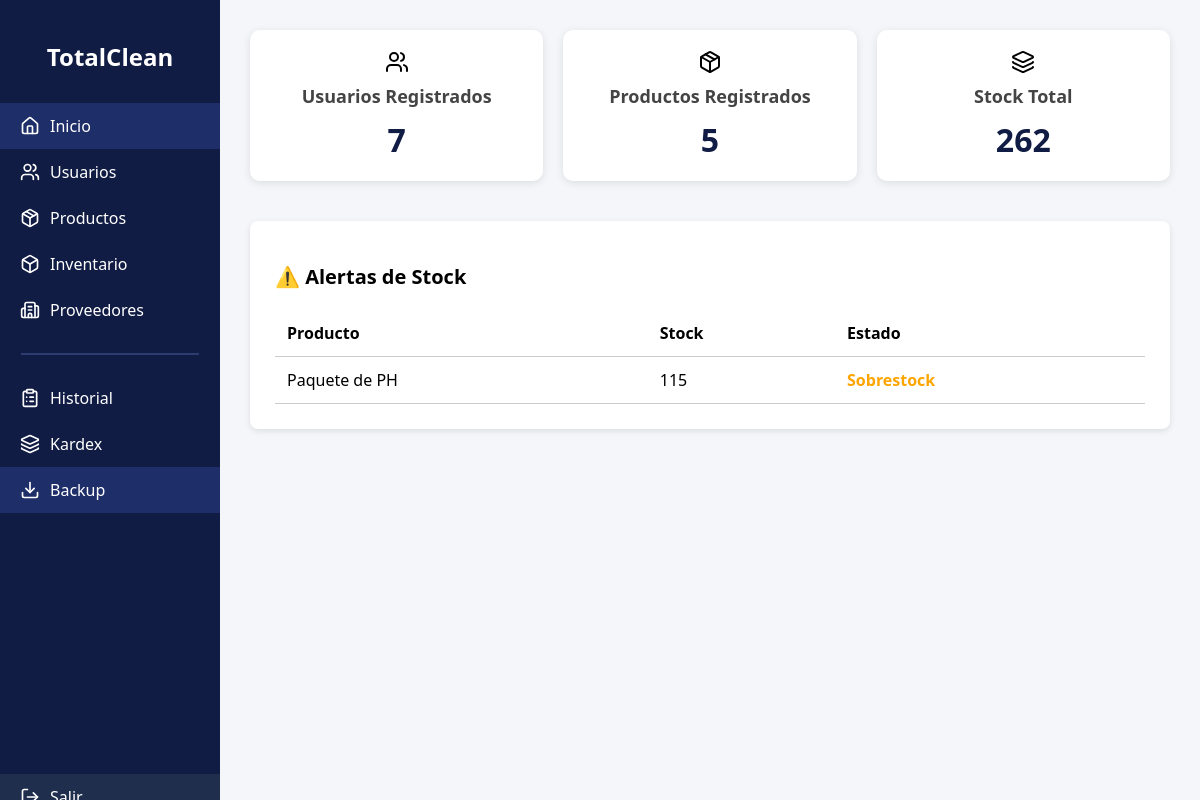
Page /menu.php on the committed database.
### tables this page shows
CREATE TABLE `producto` (
  `idProducto` int(11) NOT NULL AUTO_INCREMENT,
  `nombre` varchar(100) NOT NULL,
  `descripcion` text DEFAULT NULL,
  `idCategoria` int(11) DEFAULT NULL,
  `idMarca` int(11) DEFAULT NULL,
  `idFabricante` int(11) DEFAULT NULL,
  `stock` int(11) DEFAULT 0,
  `fecha_vencimiento` date DEFAULT NULL,
  `precio_unitario` decimal(10,2) DEFAULT NULL,
  PRIMARY KEY (`idProducto`),
  KEY `idCategoria` (`idCategoria`),
  KEY `idMarca` (`idMarca`),
  KEY `idFabricante` (`idFabricante`),
  CONSTRAINT `producto_ibfk_1` FOREIGN KEY (`idCategoria`) REFERENCES `categoria` (`idCategoria`),
  CONSTRAINT `producto_ibfk_2` FOREIGN KEY (`idMarca`) REFERENCES `marca` (`idMarca`),
  CONSTRAINT `producto_ibfk_3` FOREIGN KEY (`idFabricante`) REFERENCES `fabricante` (`idFabricante`)
);

### menu.php (the view, shortened to what this page needs)
<?php
include 'conexion.php';
$resUsuarios = $conexion->query("SELECT COUNT(*) AS total FROM usuario");
$totalUsuarios = $resUsuarios->fetch_assoc()['total'] ?? 0;
$resProductos = $conexion->query("SELECT COUNT(*) AS total FROM producto");
$totalProductos = $resProductos->fetch_assoc()['total'] ?? 0;
$resStock = $conexion->query("SELECT SUM(stock) AS total FROM producto");
$stockTotal = $resStock->fetch_assoc()['total'] ?? 0;
$resAlertas = $conexion->query("SELECT nombre, stock FROM producto WHERE stock < 5 OR stock > 100");
$alertas = $resAlertas->fetch_all(MYSQLI_ASSOC);
?>
<!DOCTYPE html>
<html lang="es">
<head>
    <link href="https://cdn.datatables.net/1.13.4/css/jquery.dataTables.min.css" rel="stylesheet">
</head>
<body>
<div class="sidebar">
    <h2>TotalClean</h2>
    <a href="menu.php" class="active"><i data-lucide="home" class="icon"></i>Inicio</a>
    <a href="formulariousuario.html"><i data-lucide="users" class="icon"></i>Usuarios</a>
    <a href="formularioproducto.html"><i data-lucide="package" class="icon"></i>Productos</a>
    <a href="inventario.php"><i data-lucide="box" class="icon"></i>Inventario</a>
    <a href="formularioProveedor.php"><i data-lucide="building-2" class="icon"></i>Proveedores</a>
    <hr>
    <a href="historial.html"><i data-lucide="clipboard-list" class="icon"></i>Historial</a>
    <a href="kardex.php"><i data-lucide="layers" class="icon"></i>Kardex</a>
    <a href="backup_bd.php" class="active"><i data-lucide="download" class="icon"></i>Backup</a>
    <a href="logout.php" class="logout"><i data-lucide="log-out" class="icon"></i>Salir</a>
</div>
<div class="main-container">
    <div class="cards">
        <div class="card">
            <i data-lucide="users"></i>
            <h3>Usuarios Registrados</h3>
            <span><?= $totalUsuarios ?></span>
        </div>
        <div class="card">
            <i data-lucide="package"></i>
            <h3>Productos Registrados</h3>
            <span><?= $totalProductos ?></span>
        </div>
        <div class="card">
            <i data-lucide="layers"></i>
            <h3>Stock Total</h3>
            <span><?= $stockTotal ?></span>
        </div>
    </div>
    <div class="alerts">
        <h2>⚠️ Alertas de Stock</h2>
        <table>
            <thead>
                <tr>
                    <th>Producto</th>
                    <th>Stock</th>
                    <th>Estado</th>
                </tr>
            </thead>
            <tbody>
                <?php foreach ($alertas as $producto): ?>
                    <tr>
                        <td><?= htmlspecialchars($producto['nombre']) ?></td>
                        <td><?= $producto['stock'] ?></td>
                        <td class="<?= $producto['stock'] < 5 ? 'low-stock' : 'over-stock' ?>">
                            <?= $producto['stock'] < 5 ? 'Falta de stock' : 'Sobrestock' ?>
                        </td>
                    </tr>
                <?php endforeach ?>
            </tbody>
        </table>
    </div>
</div>
</body>
</html>

### menu.php (style rules this page uses)
body { margin: 0; font-family: 'Segoe UI', sans-serif; background-color: #f5f6fa; display: flex; }
.sidebar { width: 220px; height: 100vh; background-color: #111c44; color: white; position: fixed; display: flex; flex-direction: column; padding: 20px 0; }
.sidebar a { color: white; text-decoration: none; padding: 12px 20px; display: flex; align-items: center; gap: 10px; font-size: 16px; transition: background-color 0.2s ease; }
.sidebar a:hover, .sidebar a.active { background-color: #1e2e68; }
.sidebar h2 { text-align: center; margin-bottom: 30px; }
.sidebar hr { border: 1px solid #2e3b70; width: 80%; margin: 20px auto; }
.sidebar .logout { margin-top: auto; background-color: #1f2e4d; }
.icon { width: 20px; height: 20px; }
.main-container { margin-left: 220px; padding: 30px; flex: 1; }
.cards { display: flex; gap: 20px; margin-bottom: 40px; }
.card { flex: 1; background-color: white; padding: 20px; border-radius: 10px; box-shadow: 0 2px 8px rgba(0,0,0,0.1); display: flex; flex-direction: column; align-items: center; text-align: center; }
.card h3 { margin: 10px 0; font-size: 18px; color: #444; }
.card span { font-size: 32px; font-weight: bold; color: #111c44; }
.alerts { background: white; padding: 25px; border-radius: 8px; box-shadow: 0 2px 6px rgba(0,0,0,0.1); }
.alerts h2 { margin-bottom: 20px; font-size: 20px; }
table { width: 100%; border-collapse: collapse; }
th, td { padding: 12px; border-bottom: 1px solid #ccc; text-align: left; }
.over-stock { color: orange; font-weight: bold; }

### rows in the picture
producto: nombre "Paquete de PH", stock "115", shows "Sobrestock"

### other values in the picture
$totalUsuarios "7"
$totalProductos "5"
$stockTotal "262"
